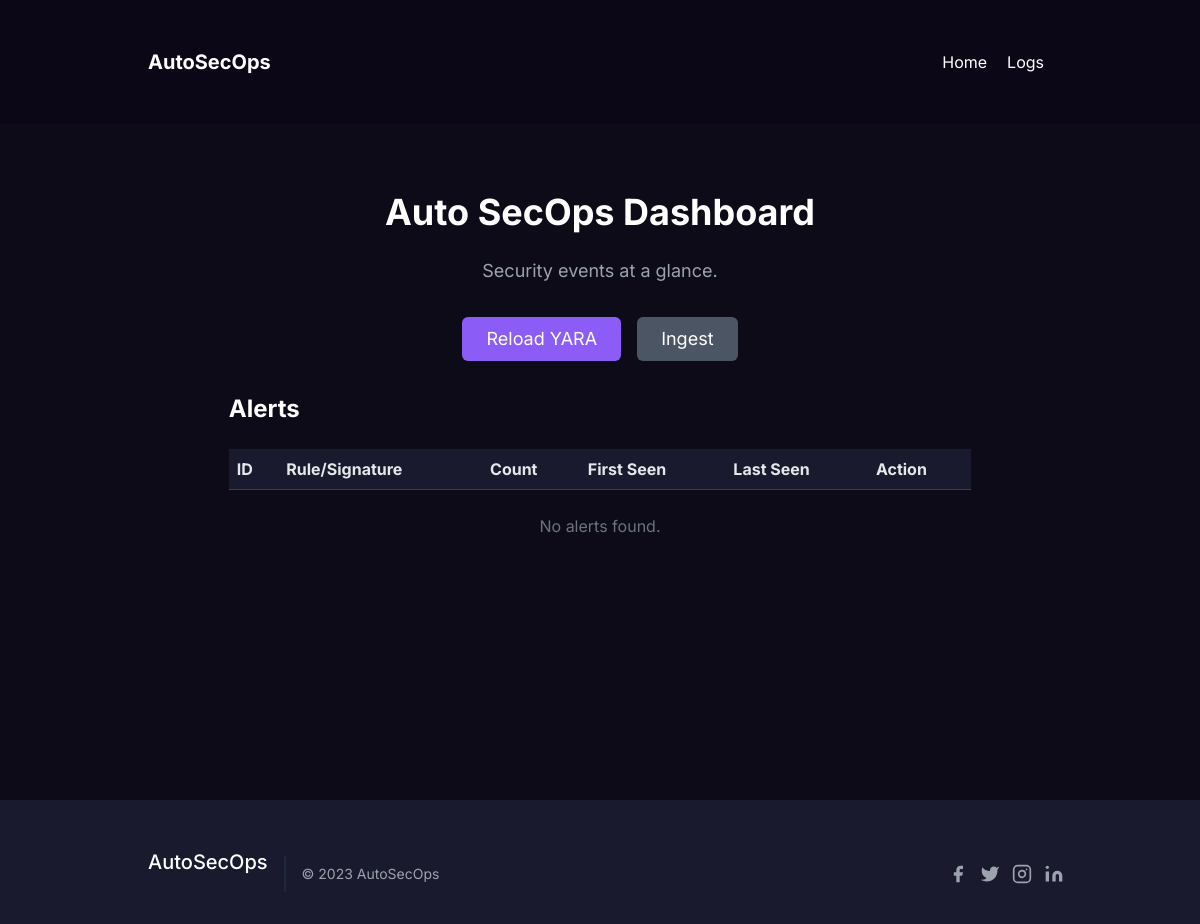
Before: / with the older database file.
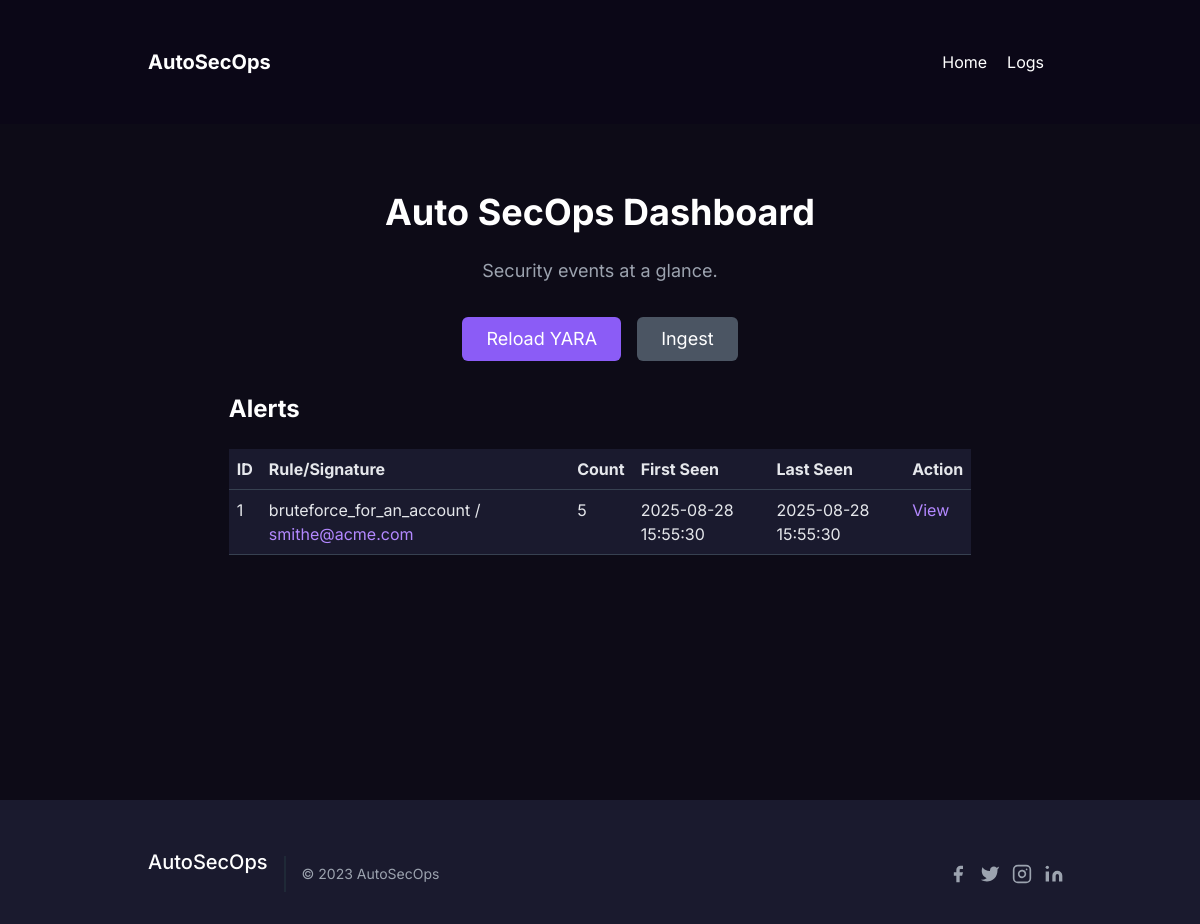
After: the same page with the newer database file.
### app.py (models this page shows)
class Alert(db.Model):
    id = db.Column(db.Integer, primary_key=True)
    yara_rule_name = db.Column(db.String(255), nullable=True)
    rule_id = db.Column(db.Integer, db.ForeignKey('rule.id'), nullable=True)
    signature = db.Column(db.String(128), unique=True, nullable=False)
    count = db.Column(db.Integer, default=1)
    first_seen = db.Column(db.DateTime, default=now_utc)
    last_seen = db.Column(db.DateTime, default=now_utc)
    sample_log_id = db.Column(db.Integer, db.ForeignKey('log.id'), nullable=True)
    display_sig = db.Column(db.String(255), nullable=True)

### app.py (the view)
@app.route('/')
def dashboard():
    alerts = Alert.query.order_by(Alert.last_seen.desc()).all()
    return render_template('index.html', alerts=alerts)

### templates/index.html (shortened to what this page needs)
<!doctype html>
<html lang="en">
<head>
    <link href="https://cdn.jsdelivr.net/npm/bootstrap@5.3.0/dist/css/bootstrap.min.css" rel="stylesheet">
    <link href="https://cdn.jsdelivr.net/npm/tailwindcss@2.2.19/dist/tailwind.min.css" rel="stylesheet">
</head>
<body>
    <div class="fixed top-0 left-0 w-full z-50">
        <header class="text-white body-font bg-custom-dark">
            <div class="container mx-auto flex p-5 items-center justify-between">
                <a class="flex items-center text-white">
                    <span class="ml-3 text-xl font-bold">AutoSecOps</span>
                </a>
                <nav class="md:ml-auto flex flex-wrap items-center text-base justify-center">
                    <a href="/" class="mr-5 hover:text-purple-400 cursor-pointer transition-colors">Home</a>
                    <a href="/logs" class="mr-5 hover:text-purple-400 cursor-pointer transition-colors">Logs</a>
                </nav>
            </div>
        </header>
    </div>
    <main class="min-h-screen bg-gray-900 pt-24">
        <section id="home" class="text-gray-400 body-font">
            <div class="container mx-auto flex px-5 py-24 items-center justify-center flex-col">
                <h1 class="title-font sm:text-4xl text-3xl mb-4 font-bold text-white text-center">
                    Auto SecOps Dashboard
                </h1>
                <p class="mb-8 leading-relaxed text-center text-lg text-gray-400 max-w-xl">
                    Security events at a glance.
                </p>
                <div class="flex flex-wrap justify-center items-center space-x-4 mb-8">
                    <form action="/rules/reload" method="post">
                        <button type="submit" class="text-white bg-purple-500 border-0 py-2 px-6 focus:outline-none hover:bg-purple-600 rounded text-lg">Reload YARA</button>
                    </form>
                    <form action="/ingest" method="post">
                        <button type="submit" class="text-white bg-gray-600 border-0 py-2 px-6 focus:outline-none hover:bg-gray-700 rounded text-lg">Ingest</button>
                    </form>
                </div>
                <div class="w-full lg:w-4/5 mx-auto">
                    <h2 class="text-2xl font-bold text-white mb-4">Alerts</h2>
                    <table class="table w-full table-dark-custom">
                        <thead>
                            <tr>
                                <th>ID</th>
                                <th>Rule/Signature</th>
                                <th>Count</th>
                                <th>First Seen</th>
                                <th>Last Seen</th>
                                <th>Action</th>
                            </tr>
                        </thead>
                        <tbody>
                            {% for alert in alerts %}
                            <tr>
                                <td>{{ alert.id }}</td>
                                <td>{{ alert.yara_rule_name }} / <span class="text-purple-400">{{ alert.display_sig }}</span></td>
                                <td>{{ alert.count }}</td>
                                <td>{{ alert.first_seen.strftime('%Y-%m-%d %H:%M:%S') }}</td>
                                <td>{{ alert.last_seen.strftime('%Y-%m-%d %H:%M:%S') }}</td>
                                <td><a href="/alert/{{ alert.id }}" class="text-purple-400 hover:text-purple-300">View</a></td>
                            </tr>
                            {% endfor %}
                        </tbody>
                    </table>
                    {% if not alerts %}
                    <p class="text-center text-gray-500 mt-4">No alerts found.</p>
                    {% endif %}
                </div>
            </div>
        </section>
    </main>
    <footer class="text-gray-400 bg-gray-800 body-font">
        <div class="container px-5 py-8 mx-auto flex items-center sm:flex-row flex-col">
            <a class="flex title-font font-medium items-center md:justify-start justify-center text-white">
                <span class="ml-3 text-xl">AutoSecOps</span>
            </a>
            <p class="text-sm text-gray-400 sm:ml-4 sm:pl-4 sm:border-l-2 sm:border-gray-800 sm:py-2 sm:mt-0 mt-4">
                © 2023 AutoSecOps
            </p>
            <span class="inline-flex sm:ml-auto sm:mt-0 mt-4 justify-center sm:justify-start">
                <a class="text-gray-400">
                    <svg fill="currentColor" stroke-linecap="round" stroke-linejoin="round" stroke-width="2" class="w-5 h-5" viewBox="0 0 24 24">
                        <path d="M18 2h-3a5 5 0 00-5 5v3H7v4h3v8h4v-8h3l1-4h-4V7a1 1 0 011-1h3z"></path>
                    </svg>
                </a>
                <a class="ml-3 text-gray-400">
                    <svg fill="currentColor" stroke-linecap="round" stroke-linejoin="round" stroke-width="2" class="w-5 h-5" viewBox="0 0 24 24">
                        <path d="M23 3a10.9 10.9 0 01-3.14 1.53 4.48 4.48 0 00-7.86 3v1A10.66 10.66 0 013 4s-4 9 5 13a11.64 11.64 0 01-7 2c9 5 20 0 20-11.5a4.5 4.5 0 00-.08-.83A7.72 7.72 0 0023 3z"></path>
                    </svg>
                </a>
                <a class="ml-3 text-gray-400">
                    <svg fill="none" stroke="currentColor" stroke-linecap="round" stroke-linejoin="round" stroke-width="2" class="w-5 h-5" viewBox="0 0 24 24">
                        <rect width="20" height="20" x="2" y="2" rx="5" ry="5"></rect>
                        <path d="M16 11.37A4 4 0 1112.63 8 4 4 0 0116 11.37zm1.5-4.87h.01"></path>
                    </svg>
                </a>
                <a class="ml-3 text-gray-400">
                    <svg fill="currentColor" stroke="currentColor" stroke-linecap="round" stroke-linejoin="round" stroke-width="0" class="w-5 h-5" viewBox="0 0 24 24">
                        <path stroke="none" d="M16 8a6 6 0 016 6v7h-4v-7a2 2 0 00-2-2 2 2 0 00-2 2v7h-4v-7a6 6 0 016-6zM2 9h4v12H2z"></path>
                        <circle cx="4" cy="4" r="2" stroke="none"></circle>
                    </svg>
                </a>
            </span>
        </div>
    </footer>
</body>
</html>

### templates/index.html (style rules this page uses)
body { font-family: 'Inter', sans-serif; background-color: #0d0b17; }
.bg-custom-dark { background-color: #0b0717; }
.bg-gray-900 { background-color: #0d0b17; }
.bg-gray-800 { background-color: #1a1a2e; }
.text-purple-400 { color: #b388ff; }
.table-dark-custom { background-color: #1a1a2e; color: #e5e7eb; }
.table-dark-custom th, .table-dark-custom td { border-color: #374151; background-color: #1a1a2e !important; color: #e5e7eb !important; }

Changed rows visible on the page:
added Alert: id "1", yara_rule_name "bruteforce_for_an_account", display_sig "smithe@acme.com", count "5", first_seen "2025-08-28 15:55:30", last_seen "2025-08-28 15:55:30"
Other visible differences:
text no longer shown: "No alerts found."
